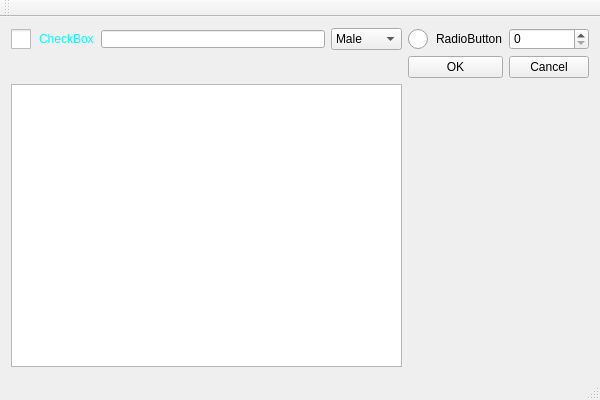
<?xml version="1.0" encoding="UTF-8"?>
<ui version="4.0">
 <class>Example1Class</class>
 <widget class="QMainWindow" name="Example1Class">
  <property name="geometry">
   <rect>
    <x>0</x>
    <y>0</y>
    <width>600</width>
    <height>400</height>
   </rect>
  </property>
  <property name="windowTitle">
   <string>Example1</string>
  </property>
  <property name="styleSheet">
   <string notr="true">*[mandatoryField=&quot;true&quot;]
{
	background-color: yellow;
}

QCheckBox::indicator,QRadioButton::indicator{
 width:20px;
 height:20px;
}

QCheckBox,QRadioButton{
	spacing: 8px;
}

QCheckBox:checked,QCheckBox:hover{
	color: white;
}

QCheckBox:!Checked{
	color: aqua;
}

QLineEdit{
	padding: 0px 15px 0px 0px;
}</string>
  </property>
  <widget class="QWidget" name="centralWidget">
   <layout class="QGridLayout" name="gridLayout">
    <item row="0" column="0">
     <widget class="QCheckBox" name="checkBox">
      <property name="text">
       <string>CheckBox</string>
      </property>
     </widget>
    </item>
    <item row="0" column="2">
     <widget class="QComboBox" name="genderComboBox">
      <item>
       <property name="text">
        <string>Male</string>
       </property>
      </item>
      <item>
       <property name="text">
        <string>Female</string>
       </property>
      </item>
      <item>
       <property name="text">
        <string/>
       </property>
      </item>
     </widget>
    </item>
    <item row="0" column="1">
     <widget class="QLineEdit" name="nameLineEdit">
      <property name="styleSheet">
       <string notr="true"/>
      </property>
     </widget>
    </item>
    <item row="0" column="4">
     <widget class="QSpinBox" name="ageSpinBox"/>
    </item>
    <item row="0" column="3">
     <widget class="QRadioButton" name="radioButton">
      <property name="text">
       <string>RadioButton</string>
      </property>
     </widget>
    </item>
    <item row="2" column="0" colspan="3">
     <widget class="QListView" name="listView"/>
    </item>
    <item row="1" column="3">
     <widget class="QPushButton" name="btnOK">
      <property name="styleSheet">
       <string notr="true">QPushButton[text=&quot;OK&quot;]{
	color: green;
}</string>
      </property>
      <property name="text">
       <string>OK</string>
      </property>
     </widget>
    </item>
    <item row="1" column="4">
     <widget class="QPushButton" name="btnCancel">
      <property name="styleSheet">
       <string notr="true">QPushButton[text=&quot;Cancel&quot;]{
	color: red;
}</string>
      </property>
      <property name="text">
       <string>Cancel</string>
      </property>
     </widget>
    </item>
   </layout>
  </widget>
  <widget class="QMenuBar" name="menuBar">
   <property name="geometry">
    <rect>
     <x>0</x>
     <y>0</y>
     <width>600</width>
     <height>22</height>
    </rect>
   </property>
  </widget>
  <widget class="QToolBar" name="mainToolBar">
   <attribute name="toolBarArea">
    <enum>TopToolBarArea</enum>
   </attribute>
   <attribute name="toolBarBreak">
    <bool>false</bool>
   </attribute>
  </widget>
  <widget class="QStatusBar" name="statusBar"/>
 </widget>
 <layoutdefault spacing="6" margin="11"/>
 <resources>
  <include location="Example1.qrc"/>
 </resources>
 <connections/>
</ui>
